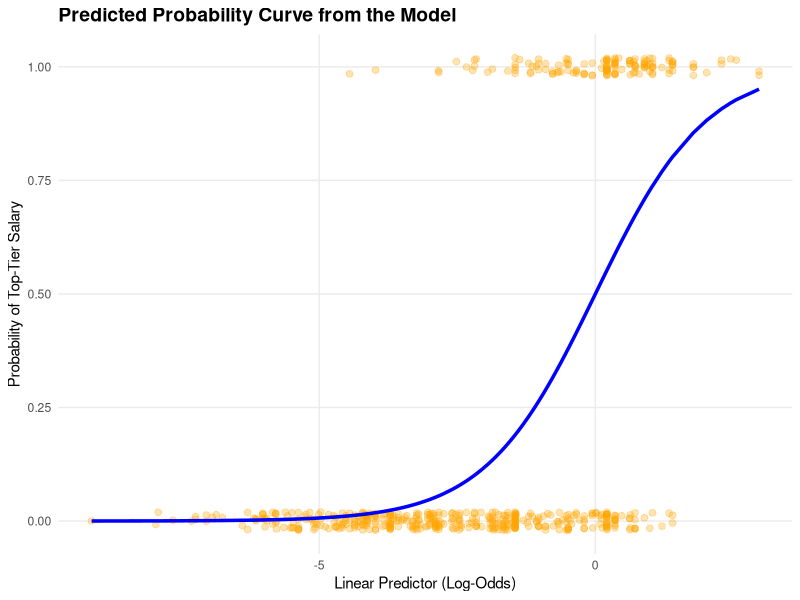

This chart was generated by the following R code:
## ---- chunk 1
knitr::opts_knit$set(root.dir = ".")
knitr::opts_chunk$set(echo = TRUE)
## ---- chunk 2
library(tidyverse)
data <- read.csv("dataset/ds_salaries_clean.csv")
## ---- chunk 3
q3_salary <- quantile(data$salary_in_usd, probs = 0.75, na.rm = TRUE)

data <- data %>%
  mutate(is_top_tier = if_else(salary_in_usd >= q3_salary, 1L, 0L))

target_summary <- data %>%
  count(is_top_tier, name = "n") %>%
  mutate(
    tier = if_else(is_top_tier == 1L, "Top tier (1)", "Below top tier (0)"),
    proportion = n / sum(n)
  ) %>%
  select(tier, n, proportion)

cat("75th-percentile salary cut-off (Q3): $", format(q3_salary, big.mark = ","), "\n", sep = "")
knitr::kable(target_summary, digits = 3,
             caption = "Class distribution for the binary target")
## ---- chunk 4
data <- data %>%
  mutate(
    experience_level = factor(experience_level,
                              levels = c("EN", "MI", "SE", "EX")),
    company_size = factor(company_size, levels = c("S", "M", "L")),
    remote_ratio = factor(remote_ratio, levels = c(0, 50, 100)),
    job_category = relevel(factor(job_category), ref = "Data_Analyst"),
    employment_group = factor(if_else(employment_type == "FT", "FT", "Non_FT"),
                              levels = c("FT", "Non_FT")),
    company_location_group = factor(if_else(location_group == "US", "US", "Non_US"),
                                    levels = c("Non_US", "US"))
  )

logit_model <- glm(
  is_top_tier ~ experience_level + company_size + remote_ratio +
    job_category + employment_group + company_location_group,
  family = binomial(link = "logit"),
  data = data
)

summary(logit_model)
## ---- chunk 5
model_matrix <- summary(logit_model)$coefficients
wald_ci <- confint.default(logit_model)

odds_ratios <- tibble(
  term = rownames(model_matrix),
  estimate = model_matrix[, "Estimate"],
  odds_ratio = exp(estimate),
  conf_low = exp(wald_ci[, 1]),
  conf_high = exp(wald_ci[, 2]),
  p_value = model_matrix[, "Pr(>|z|)"],
  significant_at_5pct = p_value < 0.05
) %>%
  filter(term != "(Intercept)") %>%
  mutate(
    across(c(estimate, odds_ratio, conf_low, conf_high), ~ round(.x, 3)),
    p_value = format.pval(p_value, digits = 3, eps = 0.001)
  )

knitr::kable(
  odds_ratios,
  caption = "Adjusted odds ratios and 95% Wald confidence intervals for top-tier salary"
)
## ---- chunk 6
mcfadden_r2 <- 1 - logit_model$deviance / logit_model$null.deviance

fit_summary <- tibble(
  observations = nobs(logit_model),
  top_tier_cases = sum(data$is_top_tier),
  null_deviance = logit_model$null.deviance,
  residual_deviance = logit_model$deviance,
  AIC = AIC(logit_model),
  McFadden_R2 = mcfadden_r2
) %>%
  mutate(across(where(is.numeric), ~ round(.x, 3)))

knitr::kable(fit_summary, caption = "In-sample logistic-model fit summary")
## ---- chunk 7
# 1. Extract the linear predictors (log-odds) and fitted probabilities
plot_data <- data %>%
  mutate(
    predicted_prob = predict(logit_model, type = "response"),
    log_odds = predict(logit_model, type = "link")
  )

# 2. Plot the logistic curve and the actual observations
ggplot(plot_data, aes(x = log_odds)) +
  
  # Scatter plot of actual observations (Y = 0 or 1)
  # Jitter is added to the y-axis to match the visual style of the reference plot
  geom_jitter(
    aes(y = is_top_tier), 
    width = 0, 
    height = 0.02,
    color = "orange", 
    alpha = 0.3, 
    size = 2
  ) +
  
  # The S-curve representing the predicted probability
  geom_line(
    aes(y = predicted_prob), 
    color = "blue", 
    linewidth = 1.2
  ) +
  
  # Formatting the plot
  theme_minimal() +
  labs(
    title = "Predicted Probability Curve from the Model",
    x = "Linear Predictor (Log-Odds)",
    y = "Probability of Top-Tier Salary"
  ) +
  scale_y_continuous(breaks = seq(0, 1, by = 0.25)) +
  theme(
    panel.grid.minor = element_blank(),
    plot.title = element_text(size = 14, face = "bold")
  )
